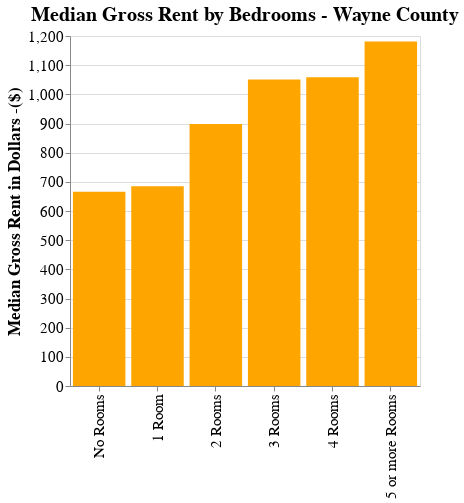

The code cell stored with this chart in its notebook:
### Markdown cell above
### **Gross Rent by Bedrooms**

### Code cell
county = 'Wayne County'
sort_order = ['No Rooms', '1 Room', '2 Rooms', '3 Rooms', '4 Rooms', '5 or more Rooms']
bars = alt.Chart(gross_rent_est_df).mark_bar(color='orange').encode(
            x=alt.X('No_of_Rooms:N', sort=sort_order, axis=alt.Axis(title='')),
            y = alt.Y('Rent:Q',axis=alt.Axis(title='Median Gross Rent in Dollars -($)')),
            tooltip=['No_of_Rooms', 'Rent']
).transform_filter(datum.NAME == f'{county}'
).properties(width=350, height=350, title='Median Gross Rent by Bedrooms - ' + f'{county}')

bars.configure_title(fontSize=20
).configure_axis(labelFontSize=15, titleFontSize=17)

### Figure 1 — Vega-Lite specification as saved in the notebook (floating-point values rounded to 4 significant figures; data arrays with more than 128 entries replaced by an {"elided": "..."} marker saying what was removed)
{"config": {"view": {"continuousWidth": 400, "continuousHeight": 300}, "axis": {"labelFontSize": 15, "titleFontSize": 17}, "title": {"fontSize": 20}}, "data": {"name": "data-8ced848aa693dcfd14d6f20333e1a1b2"}, "mark": {"type": "bar", "color": "orange"}, "encoding": {"tooltip": [{"type": "nominal", "field": "No_of_Rooms"}, {"type": "nominal", "field": "Rent"}], "x": {"type": "nominal", "axis": {"title": ""}, "field": "No_of_Rooms", "sort": ["No Rooms", "1 Room", "2 Rooms", "3 Rooms", "4 Rooms", "5 or more Rooms"]}, "y": {"type": "quantitative", "axis": {"title": "Median Gross Rent in Dollars -($)"}, "field": "Rent"}}, "height": 350, "title": "Median Gross Rent by Bedrooms - Wayne County", "transform": [{"filter": "(datum.NAME === 'Wayne County')"}], "width": 350, "$schema": "https://vega.github.io/schema/vega-lite/v4.8.1.json", "datasets": {"data-8ced848aa693dcfd14d6f20333e1a1b2": {"elided": "174 records"}}}
